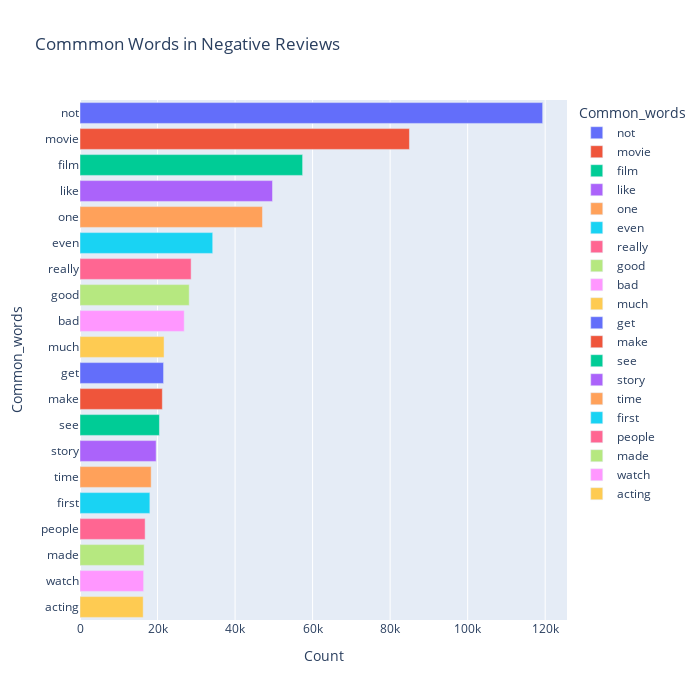

Write notebook code for a chart like this one.
### Code cell
most_common_uni = get_top_text_ngrams(df.Reviews_clean[df['Ratings']<=4],20,1)
most_common_uni = dict(most_common_uni)
temp = pd.DataFrame(columns = ["Common_words" , 'Count'])
temp["Common_words"] = list(most_common_uni.keys())
temp["Count"] = list(most_common_uni.values())
fig = px.bar(temp, x="Count", y="Common_words", title='Commmon Words in Negative Reviews', orientation='h', 
             width=700, height=700,color='Common_words')
fig.show()

### Figure 1 — Plotly figure (JSON) as saved in the notebook; plotly's stock layout.template omitted (floating-point values rounded to 4 significant figures)
{"data": [{"alignmentgroup": "True", "hovertemplate": "Common_words=%{y}<br>Count=%{x}<extra></extra>", "legendgroup": "not", "marker": {"color": "#636efa", "pattern": {"shape": ""}}, "name": "not", "offsetgroup": "not", "orientation": "h", "showlegend": true, "textposition": "auto", "type": "bar", "x": [119342], "xaxis": "x", "y": ["not"], "yaxis": "y"}, {"alignmentgroup": "True", "hovertemplate": "Common_words=%{y}<br>Count=%{x}<extra></extra>", "legendgroup": "movie", "marker": {"color": "#EF553B", "pattern": {"shape": ""}}, "name": "movie", "offsetgroup": "movie", "orientation": "h", "showlegend": true, "textposition": "auto", "type": "bar", "x": [84980], "xaxis": "x", "y": ["movie"], "yaxis": "y"}, {"alignmentgroup": "True", "hovertemplate": "Common_words=%{y}<br>Count=%{x}<extra></extra>", "legendgroup": "film", "marker": {"color": "#00cc96", "pattern": {"shape": ""}}, "name": "film", "offsetgroup": "film", "orientation": "h", "showlegend": true, "textposition": "auto", "type": "bar", "x": [57424], "xaxis": "x", "y": ["film"], "yaxis": "y"}, {"alignmentgroup": "True", "hovertemplate": "Common_words=%{y}<br>Count=%{x}<extra></extra>", "legendgroup": "like", "marker": {"color": "#ab63fa", "pattern": {"shape": ""}}, "name": "like", "offsetgroup": "like", "orientation": "h", "showlegend": true, "textposition": "auto", "type": "bar", "x": [49653], "xaxis": "x", "y": ["like"], "yaxis": "y"}, {"alignmentgroup": "True", "hovertemplate": "Common_words=%{y}<br>Count=%{x}<extra></extra>", "legendgroup": "one", "marker": {"color": "#FFA15A", "pattern": {"shape": ""}}, "name": "one", "offsetgroup": "one", "orientation": "h", "showlegend": true, "textposition": "auto", "type": "bar", "x": [47065], "xaxis": "x", "y": ["one"], "yaxis": "y"}, {"alignmentgroup": "True", "hovertemplate": "Common_words=%{y}<br>Count=%{x}<extra></extra>", "legendgroup": "even", "marker": {"color": "#19d3f3", "pattern": {"shape": ""}}, "name": "even", "offsetgroup": "even", "orientation": "h", "showlegend": true, "textposition": "auto", "type": "bar", "x": [34234], "xaxis": "x", "y": ["even"], "yaxis": "y"}, {"alignmentgroup": "True", "hovertemplate": "Common_words=%{y}<br>Count=%{x}<extra></extra>", "legendgroup": "really", "marker": {"color": "#FF6692", "pattern": {"shape": ""}}, "name": "really", "offsetgroup": "really", "orientation": "h", "showlegend": true, "textposition": "auto", "type": "bar", "x": [28670], "xaxis": "x", "y": ["really"], "yaxis": "y"}, {"alignmentgroup": "True", "hovertemplate": "Common_words=%{y}<br>Count=%{x}<extra></extra>", "legendgroup": "good", "marker": {"color": "#B6E880", "pattern": {"shape": ""}}, "name": "good", "offsetgroup": "good", "orientation": "h", "showlegend": true, "textposition": "auto", "type": "bar", "x": [28171], "xaxis": "x", "y": ["good"], "yaxis": "y"}, {"alignmentgroup": "True", "hovertemplate": "Common_words=%{y}<br>Count=%{x}<extra></extra>", "legendgroup": "bad", "marker": {"color": "#FF97FF", "pattern": {"shape": ""}}, "name": "bad", "offsetgroup": "bad", "orientation": "h", "showlegend": true, "textposition": "auto", "type": "bar", "x": [26879], "xaxis": "x", "y": ["bad"], "yaxis": "y"}, {"alignmentgroup": "True", "hovertemplate": "Common_words=%{y}<br>Count=%{x}<extra></extra>", "legendgroup": "much", "marker": {"color": "#FECB52", "pattern": {"shape": ""}}, "name": "much", "offsetgroup": "much", "orientation": "h", "showlegend": true, "textposition": "auto", "type": "bar", "x": [21680], "xaxis": "x", "y": ["much"], "yaxis": "y"}, {"alignmentgroup": "True", "hovertemplate": "Common_words=%{y}<br>Count=%{x}<extra></extra>", "legendgroup": "get", "marker": {"color": "#636efa", "pattern": {"shape": ""}}, "name": "get", "offsetgroup": "get", "orientation": "h", "showlegend": true, "textposition": "auto", "type": "bar", "x": [21555], "xaxis": "x", "y": ["get"], "yaxis": "y"}, {"alignmentgroup": "True", "hovertemplate": "Common_words=%{y}<br>Count=%{x}<extra></extra>", "legendgroup": "make", "marker": {"color": "#EF553B", "pattern": {"shape": ""}}, "name": "make", "offsetgroup": "make", "orientation": "h", "showlegend": true, "textposition": "auto", "type": "bar", "x": [21236], "xaxis": "x", "y": ["make"], "yaxis": "y"}, {"alignmentgroup": "True", "hovertemplate": "Common_words=%{y}<br>Count=%{x}<extra></extra>", "legendgroup": "see", "marker": {"color": "#00cc96", "pattern": {"shape": ""}}, "name": "see", "offsetgroup": "see", "orientation": "h", "showlegend": true, "textposition": "auto", "type": "bar", "x": [20493], "xaxis": "x", "y": ["see"], "yaxis": "y"}, {"alignmentgroup": "True", "hovertemplate": "Common_words=%{y}<br>Count=%{x}<extra></extra>", "legendgroup": "story", "marker": {"color": "#ab63fa", "pattern": {"shape": ""}}, "name": "story", "offsetgroup": "story", "orientation": "h", "showlegend": true, "textposition": "auto", "type": "bar", "x": [19637], "xaxis": "x", "y": ["story"], "yaxis": "y"}, {"alignmentgroup": "True", "hovertemplate": "Common_words=%{y}<br>Count=%{x}<extra></extra>", "legendgroup": "time", "marker": {"color": "#FFA15A", "pattern": {"shape": ""}}, "name": "time", "offsetgroup": "time", "orientation": "h", "showlegend": true, "textposition": "auto", "type": "bar", "x": [18360], "xaxis": "x", "y": ["time"], "yaxis": "y"}, {"alignmentgroup": "True", "hovertemplate": "Common_words=%{y}<br>Count=%{x}<extra></extra>", "legendgroup": "first", "marker": {"color": "#19d3f3", "pattern": {"shape": ""}}, "name": "first", "offsetgroup": "first", "orientation": "h", "showlegend": true, "textposition": "auto", "type": "bar", "x": [18023], "xaxis": "x", "y": ["first"], "yaxis": "y"}, {"alignmentgroup": "True", "hovertemplate": "Common_words=%{y}<br>Count=%{x}<extra></extra>", "legendgroup": "people", "marker": {"color": "#FF6692", "pattern": {"shape": ""}}, "name": "people", "offsetgroup": "people", "orientation": "h", "showlegend": true, "textposition": "auto", "type": "bar", "x": [16804], "xaxis": "x", "y": ["people"], "yaxis": "y"}, {"alignmentgroup": "True", "hovertemplate": "Common_words=%{y}<br>Count=%{x}<extra></extra>", "legendgroup": "made", "marker": {"color": "#B6E880", "pattern": {"shape": ""}}, "name": "made", "offsetgroup": "made", "orientation": "h", "showlegend": true, "textposition": "auto", "type": "bar", "x": [16547], "xaxis": "x", "y": ["made"], "yaxis": "y"}, {"alignmentgroup": "True", "hovertemplate": "Common_words=%{y}<br>Count=%{x}<extra></extra>", "legendgroup": "watch", "marker": {"color": "#FF97FF", "pattern": {"shape": ""}}, "name": "watch", "offsetgroup": "watch", "orientation": "h", "showlegend": true, "textposition": "auto", "type": "bar", "x": [16413], "xaxis": "x", "y": ["watch"], "yaxis": "y"}, {"alignmentgroup": "True", "hovertemplate": "Common_words=%{y}<br>Count=%{x}<extra></extra>", "legendgroup": "acting", "marker": {"color": "#FECB52", "pattern": {"shape": ""}}, "name": "acting", "offsetgroup": "acting", "orientation": "h", "showlegend": true, "textposition": "auto", "type": "bar", "x": [16298], "xaxis": "x", "y": ["acting"], "yaxis": "y"}], "layout": {"barmode": "relative", "height": 700, "legend": {"title": {"text": "Common_words"}, "tracegroupgap": 0}, "title": {"text": "Commmon Words in Negative Reviews"}, "width": 700, "xaxis": {"anchor": "y", "autorange": true, "domain": [0, 1], "range": [0, 125600.0], "title": {"text": "Count"}, "type": "linear"}, "yaxis": {"anchor": "x", "autorange": true, "categoryarray": ["acting", "watch", "made", "people", "first", "time", "story", "see", "make", "get", "much", "bad", "good", "really", "even", "one", "like", "film", "movie", "not"], "categoryorder": "array", "domain": [0, 1], "range": [-0.5, 19.5], "title": {"text": "Common_words"}, "type": "category"}}}
